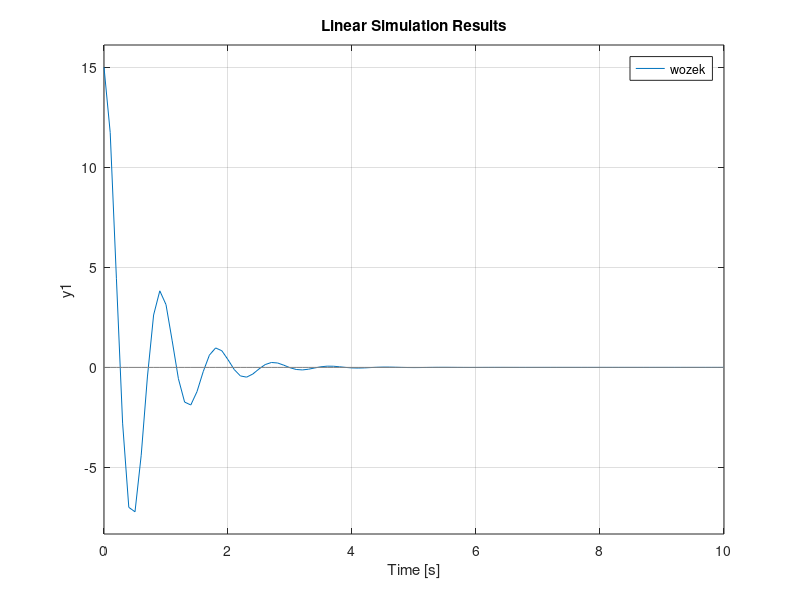

Here is the MATLAB script that generated this plot: (Note: this script raises an error after producing the figure.)
A = [0 1; -50 -3];
B = [0;0];

M = [-2 0; 0 -3]; % obserwator
L = [1; 2]; % obserwator
C = [1 0];

wozek = ss(A,B,C,0);
t = 0:0.1:10;
u = 0 * t;
x0 = [15; 0];

lsim(wozek,u,t,x0)
syms t1 t2 t3 t4 real
T=[t1 t2;t3 t4];

a=solve(M*T-T*A+L*C)
%q=[x1;x2;x3;x4]
a1 = ss([A,zeros(2);L*C,M],[0;0;0;0],[1,0,0,0;0,0,1,0],0)
q0=[15;0;0;0]
lsim(a1,u,t,q0)
T=[a.t1,a.t2;a.t3,a.t4]
T=double(T)
Cnowe=[1,0,0,0;0,1,0,0;zeros(2),inv(T);-T,eye(2)]
a2 = ss([A,zeros(2);L*C,M],[0;0;0;0],Cnowe,0)
lsim(a2,u,t,q0)